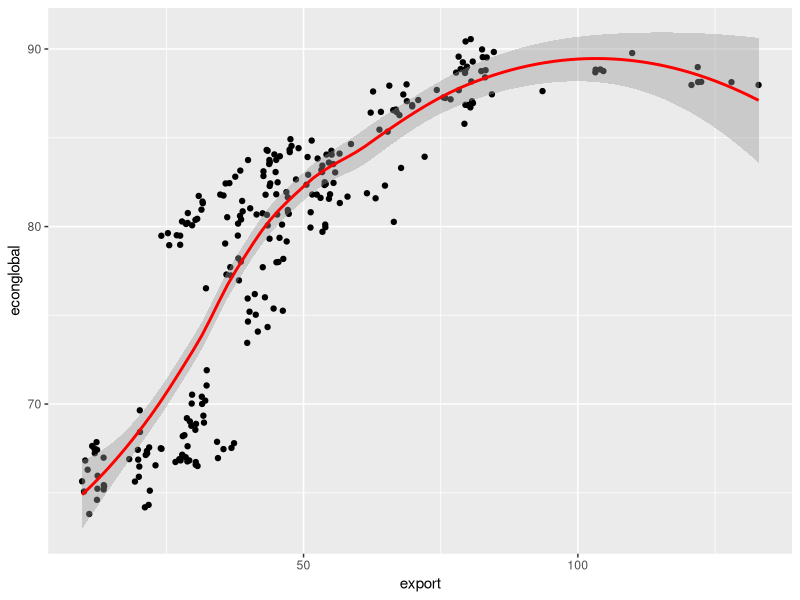
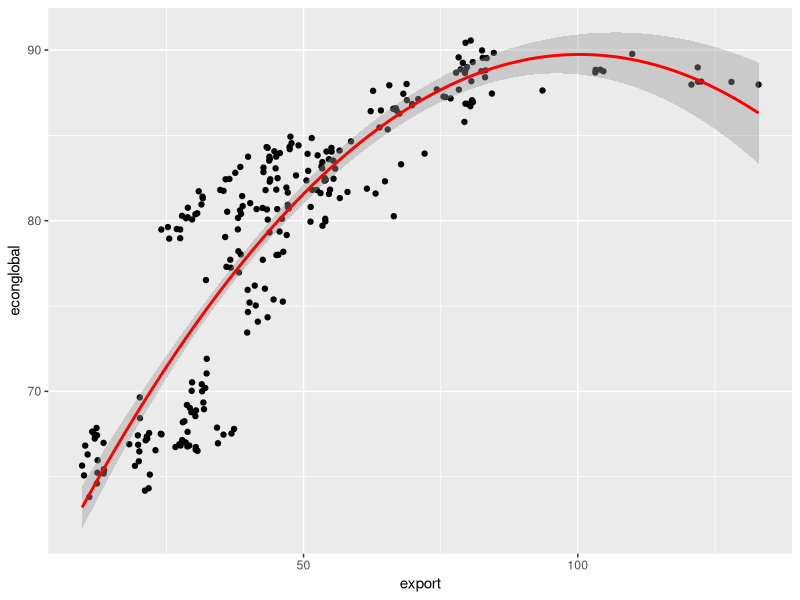

The R script that drew these images, in order:
## ---- chunk 1
knitr::opts_chunk$set(echo = TRUE)
## ---- chunk 2
library(tidyverse)
## ---- chunk 3
df <- read_csv("voctaxdata.csv")
## ---- chunk 4
df %>%
  ggplot(aes(x = export, y = econglobal)) +
  geom_point() +
  geom_smooth(, color = "red")
## ---- chunk 5

poly_reg <- lm(econglobal ~ poly(export, 2), data = df)

# use summary() function to print results
summary(poly_reg)
## ---- chunk 6
df %>%
  ggplot(aes(x = export, y = econglobal)) +
  geom_point() +
  geom_smooth(method = "lm", formula = y ~ poly(x, 2), color = "red")
## ---- chunk 7
step_model <- lm(econglobal ~ cut(export, 6), data = df)

# use summary() function to print results
summary(step_model)
## ---- chunk 8
library(splines)
## ---- chunk 9
spline_model <- lm(econglobal ~ bs(export, df = 8, degree = 3), data = df)

summary(spline_model)

## ---- chunk 10
#create new df for comparison of actual and prediction
df_results <- df %>%
  select(econglobal) #optional, may help with readability

# newdata is what values of X1, X2... to predict for.
df_results$prediction <- predict(spline_model, newdata = df)

# brief glimpse of the results
head(df_results)
